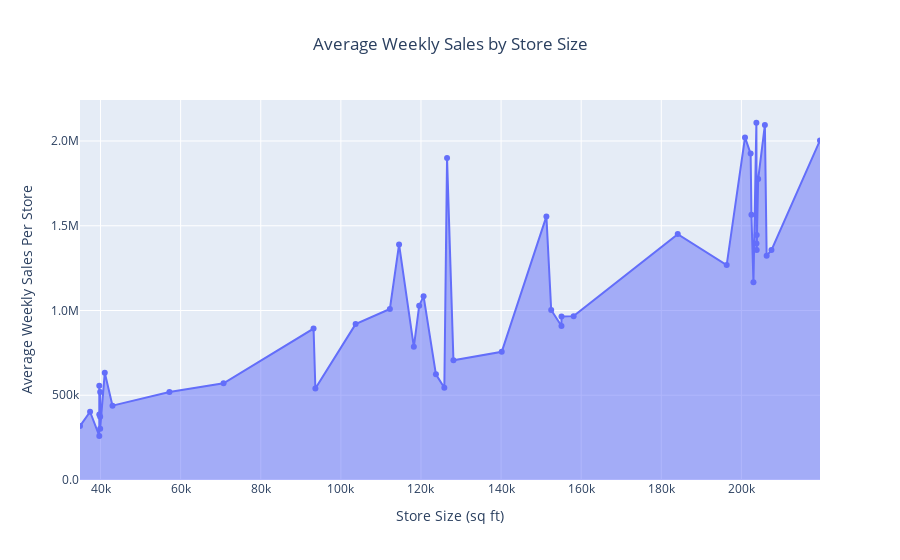

Here is the notebook cell this chart was saved with:
### Code cell
# THIS CHART IS FOR ACTUAL WEEKLY SALES, IGNORING DUPLICATE STORE SIZES
# Plot using Plotly
fig = px.area(
    df,
    x='store_size',
    y='average_weekly_sales_per_store',
    title='Average Weekly Sales by Store Size',
    labels={
        'store_size': 'Store Size (sq ft)',
        'average_weekly_sales_per_store': 'Average Weekly Sales Per Store'
    }
)

# Add markers to help visualize key points and facillitate hover for details
fig.update_traces(mode="lines+markers", fill='tozeroy', line_shape='linear', opacity=0.8)

# Center the title
fig.update_layout(title_x=0.5)

fig.update_layout(yaxis_tickformat=".2s")

### Figure 1 — Plotly figure (JSON) as saved in the notebook; plotly's stock layout.template omitted (floating-point values rounded to 4 significant figures)
{"data": [{"fill": "tozeroy", "fillpattern": {"shape": ""}, "hovertemplate": "Store Size (sq ft)=%{x}<br>Average Weekly Sales Per Store=%{y}<extra></extra>", "legendgroup": "", "line": {"color": "#636efa", "shape": "linear"}, "marker": {"symbol": "circle"}, "mode": "lines+markers", "name": "", "opacity": 0.8, "orientation": "v", "showlegend": false, "stackgroup": "1", "type": "scatter", "x": [151315, 202307, 37392, 205863, 34875, 202505, 70713, 155078, 125833, 126512, 207499, 112238, 219622, 200898, 123737, 57197, 93188, 120653, 203819, 203742, 140167, 119557, 114533, 203819, 128107, 152513, 204184, 206302, 93638, 42988, 203750, 203007, 39690, 158114, 103681, 39910, 39910, 39690, 184109, 155083, 196321, 39690, 41062, 39910, 118221], "xaxis": "x", "y": [1555000.0, 1926000.0, 402700.0, 2095000.0, 318000.0, 1565000.0, 570600.0, 908700.0, 544000.0, 1899000.0, 1356000.0, 1009000.0, 2004000.0, 2021000.0, 623300.0, 519200.0, 893600.0, 1085000.0, 1445000.0, 2108000.0, 756100.0, 1029000.0, 1390000.0, 1357000.0, 706700.0, 1003000.0, 1775000.0, 1324000.0, 539500.0, 438600.0, 1396000.0, 1167000.0, 259900.0, 966800.0, 919700.0, 373500.0, 518900.0, 385700.0, 1451000.0, 964100.0, 1268000.0, 556400.0, 633300.0, 302700.0, 786000.0], "yaxis": "y"}], "layout": {"legend": {"tracegroupgap": 0}, "title": {"text": "Average Weekly Sales by Store Size", "x": 0.5}, "xaxis": {"anchor": "y", "domain": [0, 1], "title": {"text": "Store Size (sq ft)"}}, "yaxis": {"anchor": "x", "domain": [0, 1], "tickformat": ".2s", "title": {"text": "Average Weekly Sales Per Store"}}}}
